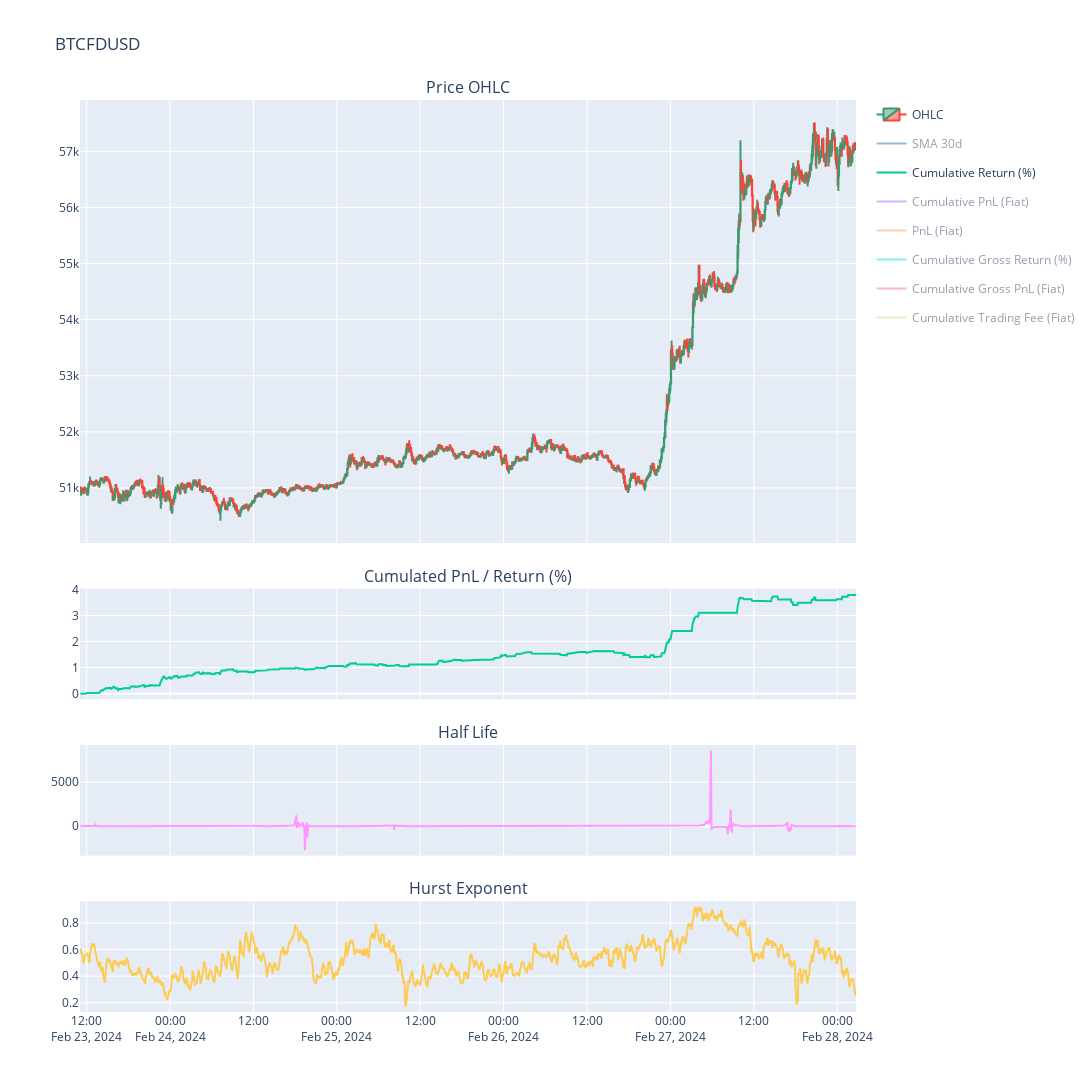

This figure's notebook cell:
### Code cell
strategy1.summary()

### Figure 1 — Plotly figure (JSON) as saved in the notebook; plotly's stock layout.template omitted (floating-point values rounded to 4 significant figures; data arrays with more than 128 entries replaced by an {"elided": "..."} marker saying what was removed)
{"data": [{"close": {"elided": "1340 float values"}, "high": {"elided": "1340 float values"}, "legendgroup": "OHCL", "low": {"elided": "1340 float values"}, "name": "OHLC", "open": {"elided": "1340 float values"}, "type": "candlestick", "x": {"elided": "1340 str values"}, "xaxis": "x", "yaxis": "y"}, {"legendgroup": "SMA 30d", "marker": {"color": "rgb(31, 119, 180)"}, "name": "SMA 30d", "type": "scatter", "visible": "legendonly", "x": {"elided": "1340 str values"}, "xaxis": "x", "y": {"elided": "1340 float values"}, "yaxis": "y"}, {"name": "Cumulative Return (%)", "type": "scatter", "x": {"elided": "1340 str values"}, "xaxis": "x2", "y": {"elided": "1340 float values"}, "yaxis": "y2"}, {"name": "Cumulative PnL (Fiat)", "type": "scatter", "visible": "legendonly", "x": {"elided": "1340 str values"}, "xaxis": "x2", "y": {"elided": "1340 float values"}, "yaxis": "y2"}, {"name": "PnL (Fiat)", "type": "scatter", "visible": "legendonly", "x": {"elided": "1340 str values"}, "xaxis": "x2", "y": {"elided": "1340 float values"}, "yaxis": "y2"}, {"name": "Cumulative Gross Return (%)", "type": "scatter", "visible": "legendonly", "x": {"elided": "1340 str values"}, "xaxis": "x2", "y": {"elided": "1340 float values"}, "yaxis": "y2"}, {"name": "Cumulative Gross PnL (Fiat)", "type": "scatter", "visible": "legendonly", "x": {"elided": "1340 str values"}, "xaxis": "x2", "y": {"elided": "1340 float values"}, "yaxis": "y2"}, {"name": "Cumulative Trading Fee (Fiat)", "type": "scatter", "visible": "legendonly", "x": {"elided": "1340 str values"}, "xaxis": "x2", "y": {"elided": "1340 int values"}, "yaxis": "y2"}, {"showlegend": false, "type": "scatter", "x": {"elided": "1340 str values"}, "xaxis": "x3", "y": {"elided": "1340 float values"}, "yaxis": "y3"}, {"showlegend": false, "type": "scatter", "x": {"elided": "1340 str values"}, "xaxis": "x4", "y": {"elided": "1340 float values"}, "yaxis": "y4"}], "layout": {"annotations": [{"font": {"size": 16}, "showarrow": false, "text": "Price OHLC", "x": 0.5, "xanchor": "center", "xref": "paper", "y": 1, "yanchor": "bottom", "yref": "paper"}, {"font": {"size": 16}, "showarrow": false, "text": "Cumulated PnL / Return (%)", "x": 0.5, "xanchor": "center", "xref": "paper", "y": 0.4643, "yanchor": "bottom", "yref": "paper"}, {"font": {"size": 16}, "showarrow": false, "text": "Half Life", "x": 0.5, "xanchor": "center", "xref": "paper", "y": 0.2929, "yanchor": "bottom", "yref": "paper"}, {"font": {"size": 16}, "showarrow": false, "text": "Hurst Exponent", "x": 0.5, "xanchor": "center", "xref": "paper", "y": 0.1214, "yanchor": "bottom", "yref": "paper"}], "height": 1300, "hovermode": "x", "title": {"text": "BTCFDUSD"}, "width": 1500, "xaxis": {"anchor": "y", "domain": [0, 1], "matches": "x4", "rangeslider": {"visible": false}, "showticklabels": false}, "xaxis2": {"anchor": "y2", "domain": [0, 1], "matches": "x4", "showticklabels": false}, "xaxis3": {"anchor": "y3", "domain": [0, 1], "matches": "x4", "showticklabels": false}, "xaxis4": {"anchor": "y4", "domain": [0, 1]}, "yaxis": {"anchor": "x", "domain": [0.5143, 1]}, "yaxis2": {"anchor": "x2", "domain": [0.3429, 0.4643]}, "yaxis3": {"anchor": "x3", "domain": [0.1714, 0.2929]}, "yaxis4": {"anchor": "x4", "domain": [0, 0.1214]}}}
